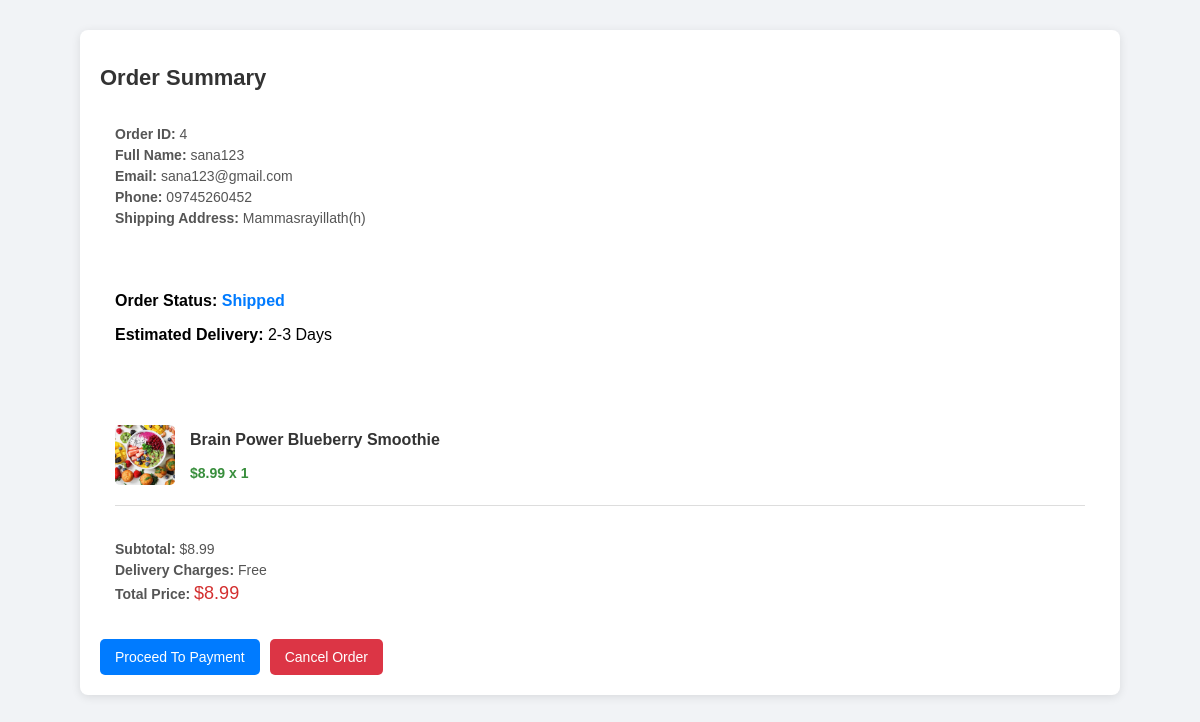
The page /order_summary/4/ (signed in) on the database its author committed.
### myapp/models.py (models this page shows, shortened)
class Order(models.Model):
    user = models.ForeignKey(User, on_delete=models.SET_NULL, null=True, blank=True)  # User who placed the order
    full_name = models.CharField(max_length=255)
    email = models.EmailField()
    phone = models.CharField(max_length=15)
    address = models.TextField()
    total_price = models.DecimalField(max_digits=10, decimal_places=2)
    order_date = models.DateTimeField(auto_now_add=True)
    payment_status = models.CharField(max_length=20, default='Pending')

class OrderItem(models.Model):
    order = models.ForeignKey(Order, related_name='items', on_delete=models.CASCADE)
    product = models.ForeignKey(Product, on_delete=models.CASCADE)
    quantity = models.PositiveIntegerField()
    price = models.DecimalField(max_digits=10, decimal_places=2)

class Product(models.Model):
    name = models.CharField(max_length=100)
    price = models.DecimalField(max_digits=10, decimal_places=2)
    description = models.TextField()
    image = models.ImageField(upload_to='images/')

### myapp/views.py (the view)
# urls.py: path('order_summary/<int:order_id>/',views.order_summary,name='order_summary'),
def order_summary(request, order_id):
    order = Order.objects.filter(id=order_id, user=request.user).first()
    if not order:
        messages.error(request, 'Order not found.')
        return redirect('cart')
    order_items = OrderItem.objects.filter(order=order)
    total_quantity = sum(item.quantity for item in order_items)
    total_price = sum(item.quantity * item.price for item in order_items)
    order_items_with_names = [
        {
            'product_name': item.product.name,
            'quantity': item.quantity,
            'price': item.price,
            'total': item.quantity * item.product.price
        }
        for item in order_items
    ]
    return render(request, 'order_summary.html', {
        'order': order,
        'order_items': order_items,
        'total_quantity': total_quantity,
        'total_price': total_price
    })

### myapp/templates/order_summary.html (shortened to what this page needs)
{% load static %}
<!DOCTYPE html>
<html lang="en">
<head>
</head>
<body>
    <div class="container">
        <h1>Order Summary</h1>
        <div class="order-details">
            <p><strong>Order ID:</strong> {{ order.id }}</p>
            <p><strong>Full Name:</strong> {{ order.full_name }}</p>
            <p><strong>Email:</strong> {{ order.email }}</p>
            <p><strong>Phone:</strong> {{ order.phone }}</p>
            <p><strong>Shipping Address:</strong> {{ order.address }}</p>
        </div>
        <div class="order-tracking">
            <p><strong>Order Status:</strong> <span class="status">Shipped</span></p>
            <p><strong>Estimated Delivery:</strong> 2-3 Days</p>
        </div>
        <div class="product-list">
            {% for item in order_items %}
                <div class="product-item">
                    <img src="{{ item.product.image.url }}" alt="{{ item.product.name }}">
                    <div class="product-details">
                        <p class="product-name">{{ item.product.name }}</p>
                        <p class="product-price">${{ item.price }} x {{ item.quantity }}</p>
                    </div>
                </div>
            {% endfor %}
        </div>
        <div class="pricing-details">
            <p><strong>Subtotal:</strong> ${{ total_price }}</p>
            <p><strong>Delivery Charges:</strong> Free</p>
            <p><strong>Total Price:</strong> <span style="color: #d32f2f; font-size: 18px;">${{ total_price }}</span></p>
        </div>
        <div class="cta-buttons">
            <button id="rzp-button1" class="btn btn-primary">Proceed To Payment</button>
            <button class="btn btn-danger">Cancel Order</button>
        </div>
    </div>
</body>
</html>

### myapp/templates/order_summary.html (style rules this page uses)
body { font-family: 'Arial', sans-serif; background-color: #f1f3f6; margin: 0; padding: 0; }
.container { width: 90%; max-width: 1000px; margin: 30px auto; background-color: white; padding: 20px; border-radius: 8px; box-shadow: 0 2px 10px rgba(0, 0, 0, 0.1); }
h1 { font-size: 22px; color: #333; margin-bottom: 15px; }
.order-details, .pricing-details { padding: 15px; background: white; border-radius: 5px; margin-bottom: 15px; }
.order-details p, .pricing-details p { margin: 5px 0; font-size: 14px; color: #555; }
.order-tracking { padding: 15px; background: white; border-radius: 5px; margin-bottom: 15px; }
.status { color: #007bff; font-weight: bold; }
.product-list { background: white; padding: 15px; border-radius: 5px; }
.product-item { display: flex; align-items: center; padding: 10px 0; border-bottom: 1px solid #ddd; }
.product-item img { width: 60px; height: 60px; object-fit: cover; border-radius: 5px; margin-right: 15px; }
.product-details { flex-grow: 1; }
.product-name { font-size: 16px; font-weight: bold; color: #333; }
.product-price { color: #388e3c; font-size: 14px; font-weight: bold; }
.cta-buttons { display: flex; gap: 10px; margin-top: 15px; }
.btn { padding: 10px 15px; font-size: 14px; border: none; cursor: pointer; border-radius: 5px; }
.btn-primary { background-color: #007bff; color: white; }
.btn-danger { background-color: #dc3545; color: white; }

### rows shown on the page
Order: id "4", full_name "sana123", email "sana123@gmail.com", phone "09745260452", address "Mammasrayillath(h)"
OrderItem: product.image (picture), product.name "Brain Power Blueberry Smoothie", price "8.99", quantity "1"

### other values the page prints
{{ total_price }} "8.99"
